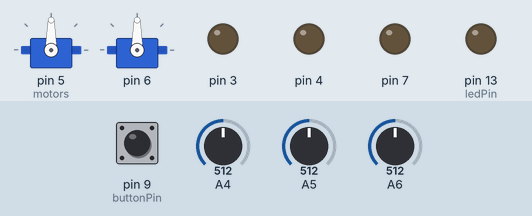
A sketch run on a simulated Arduino Nano, built with avr-gcc and run on an emulated ATmega328P. On the bench: 2 × servo, output pins drawn as LEDs (lit = HIGH). The inputs (shaded band) are chosen by the test bench; at power-on: pin 9 (buttonPin) HIGH, A4 = 512, A5 = 512, A6 = 512.

Above: at 0.8 s.
0.9 s: pin 9 (buttonPin) pulled LOW for 0.15 s
At 1.3 s:
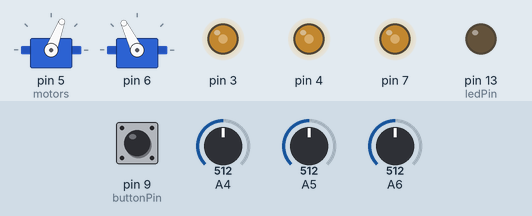
Timing chart, 0 to 3.9 s (numbered marks = the images above; inputs shaded):
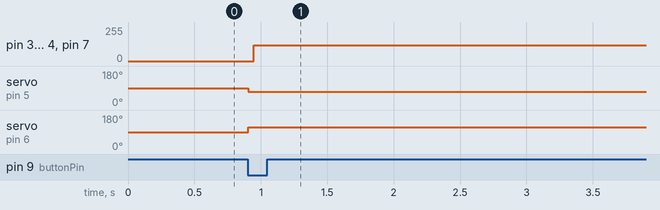

Measured:
- after the input at 0.9 s, pin 3, pin 4, pin 7: 0/255 → 119/255 after 0.05 s; servo on pin 5 (motors): 90° → 69° at once; servo on pin 6: 90° → 116° at once

The sketch:

sensors.ino
```cpp
#include <Servo.h>
#include "dotbot_udemy_motors.h"
#include "DotbotSensors.h"

const byte ledPin = 13;
const byte buttonPin = 9;

DotBotMotors motors;
DotbotSensors<4, A5, 3, A6, 7, A4> sensors;

void setup()
{

  motors.attach(5,6);
  pinMode(ledPin, OUTPUT);
  pinMode(buttonPin, INPUT_PULLUP);

  sensors.configure();

  Serial.begin(9600);

  while (digitalRead(buttonPin))
  {
    delay(10);
  }
}

void loop()
{
  avoid(state());
  // sensors.sense();
  // sensors.view();
}

byte state()
{
  int treshold = 80;
  byte event = 0;

  sensors.sense();

  if (sensors.front > treshold)
  {
    event += 1;
  }
  if (sensors.left > treshold)
  {
    event += 2;
  }
  if (sensors.right > treshold)
  {
    event += 4;
  }

  return event;
}

void avoid(byte event)
{
  switch (event)
  {
    case 1: //front sensor triggered
      motors.turn(LEFT, 90);
      sensors.initialize();
      break;
    case 2: //left sensor triggered
      motors.turn(RIGHT, 45);
      sensors.initialize();
      break;
    case 4: //right sensor triggered
      motors.turn(LEFT, 45);
      sensors.initialize();
      break;
    default:
      motors.forward();
      break;
  }
}
```

DotbotSensors.h
```cpp
#include <Arduino.h>

template <byte leftEmitter, byte leftDetector, byte frontEmitter, byte frontDetector, byte rightEmitter, byte rightDetector>

class DotbotSensors
{
  private:
    int leftAmbient;
    int frontAmbient;
    int rightAmbient;

    int leftCombined;
    int frontCombined;
    int rightCombined;

    int leftReflected;
    int frontReflected;
    int rightReflected;

    int leftTotal;
    int frontTotal;
    int rightTotal;
    static const byte numReadings = 20;
    byte index;
    int leftReadings[numReadings];
    int frontReadings[numReadings];
    int rightReadings[numReadings];
    int leftSmoothed;
    int frontSmoothed;
    int rightSmoothed;

  public:

    int front;
    int left;
    int right;

    void configure()
    {
      pinMode(leftEmitter, OUTPUT);
      pinMode(frontEmitter, OUTPUT);
      pinMode(rightEmitter, OUTPUT);
    }

    void sense()
    {
      digitalWrite(leftEmitter, HIGH);
      digitalWrite(frontEmitter, HIGH);
      digitalWrite(rightEmitter, HIGH);
      delay(1);
      leftCombined = analogRead(leftDetector);
      frontCombined = analogRead(frontDetector);
      rightCombined = analogRead(rightDetector);
      //delay(1);
      digitalWrite(leftEmitter, LOW);
      digitalWrite(frontEmitter, LOW);
      digitalWrite(rightEmitter, LOW);
      delay(1);
      leftAmbient = analogRead(leftDetector);
      frontAmbient = analogRead(frontDetector);
      rightAmbient = analogRead(rightDetector);

      leftReflected = leftCombined - leftAmbient;
      frontReflected = frontCombined - frontAmbient;
      rightReflected = rightCombined - rightAmbient;

      leftTotal -= leftReadings[index];
      leftReadings[index] = leftReflected;
      leftTotal += leftReadings[index];
      frontTotal -= frontReadings[index];
      frontReadings[index] = frontReflected;
      frontTotal += frontReadings[index];
      rightTotal -= rightReadings[index];
      rightReadings[index] = rightReflected;
      rightTotal += rightReadings[index];
      index += 1;

      if (index >= numReadings)
      {
        index = 0;
      }

      leftSmoothed = leftTotal / numReadings;
      frontSmoothed = frontTotal / numReadings;
      rightSmoothed = rightTotal / numReadings;

      left = leftSmoothed;
      front = frontSmoothed;
      right = rightSmoothed;
    }

    void view()
    {
      Serial.print(left);
      Serial.print("\t");
      Serial.print(front);
      Serial.print("\t");
      Serial.println(right);
    }

    void initialize()
    {
      for (byte i = 0 ; i < numReadings ; i++)
      {
        sense();
      }
    }
};
```

dotbot_udemy_motors.h
```cpp
#include <Arduino.h>
#include <Servo.h>

#define RIGHT -1
#define LEFT 1

class DotBotMotors{
private:
  Servo leftServo;
  Servo rightServo;

  static const byte power = 500;

public:
  void attach(byte leftMotor, byte rightMotor)
  {
    leftServo.attach(leftMotor);
    rightServo.attach(rightMotor);
  }
  void forward()
  {
    leftServo.writeMicroseconds(1500-power);
    rightServo.writeMicroseconds(1500+power);
  }

  void stop(int time = 200)
  {
    leftServo.writeMicroseconds(1500);
    rightServo.writeMicroseconds(1500);
    delay(time);
  }

  void forwardTime(unsigned int time)
  {
    forward();
    delay(time);
    stop();
  }

  void turn(int direction, int degrees)
  {
    leftServo.writeMicroseconds(1500+power*direction);
    rightServo.writeMicroseconds(1500+power*direction);
    delay(degrees*5);
    stop();
  }
};
```
